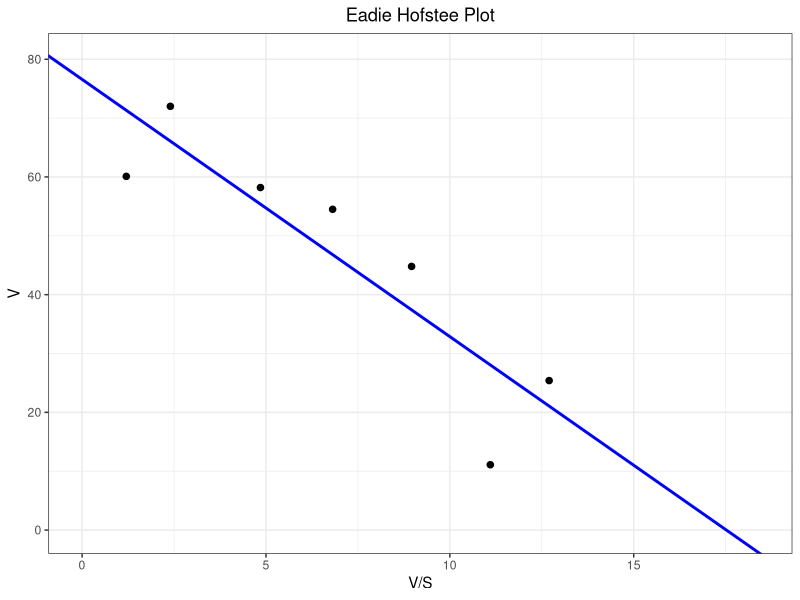

Reproduce this figure in R.
########## INITIALISING ##########

## libraries
library(ggplot2)

## Test data
S <- c(30,50,0,1,2,5,8,12)
V <- c(72.0,60.1,0,11.1,25.4,44.8,54.5,58.2)

## Read in to a data frame
ReadIn <- function(S, V){
  Inv.V <- 1/V # Lineweaver-Burk
  Inv.S <- 1/S
  V.div.S <- V/S # Eadie-Hofstee
  S.div.V <- S/V # Hanes-Woolf
  enz.data <- data.frame(S, V, Inv.V, Inv.S, V.div.S, S.div.V) # read into df
  enz.data <- enz.data[order(S),]
  names(enz.data)[3] <- "1/V"
  names(enz.data)[4] <- "1/S"
  names(enz.data)[5] <- "V/S"
  names(enz.data)[6] <- "S/V"
  return(enz.data)
}
enz.data <- ReadIn(S, V)

########## FUNCTIONS ##########

## Km Vmax (Using Eadie Hofstee method)
Km.Vmax <- function(enz.data){
  EHmodel <- lm(enz.data[,2] ~ enz.data[,5])
  Vmax <- EHmodel$coefficients[[1]]
  Km <- EHmodel$coefficients[[1]]/(-EHmodel$coefficients[[1]]/EHmodel$coefficients[[2]])
  data <- c(Vmax, Km)
  return(data)
}
Km.Vmax(enz.data)


## Eadie Hofstee plot function
EadieHofstee <- function(enz.data){
  EHmodel <- lm(enz.data[,2] ~ enz.data[,5])
  EH.Y.intercept <- c(0, EHmodel$coefficients[[1]])
  EH.X.intercept <- c(-EHmodel$coefficients[[1]]/EHmodel$coefficients[[2]], 0)
  EH.equation <- paste("y = ", (signif(EHmodel$coefficients[[2]], 3)), "x + ", (signif(EHmodel$coefficients[[1]], 3)), collapse="", sep="")
  EHplot <-  ggplot(enz.data, aes(x= enz.data[,5], y= enz.data[,2])) + 
    geom_point(size=3, shape=20) +
    ggtitle("Eadie Hofstee Plot") +
    xlab(names(enz.data)[5]) +
    ylab(names(enz.data)[2]) +
    xlim(0, (EH.X.intercept[1]*1.05)) +
    ylim(0, (EH.Y.intercept[2]*1.05)) +
    theme_bw() +
    theme(plot.title = element_text(hjust=0.5)) +
    geom_abline(intercept = EHmodel$coefficients[[1]], slope = EHmodel$coefficients[[2]], color = "blue", size = 1)
  return(EHplot)
  return(EH.equation)
}

EadieHofstee(enz.data)

## EH formula
EH.formula <- function(enz.data){
  EHmodel <- lm(enz.data[,2] ~ enz.data[,5])
  EH.Y.intercept <- paste("y intercept = (", 0,", ", (signif(EHmodel$coefficients[[1]], 3)), ")", collapse="", sep="")
  EH.X.intercept <- paste("x intercept = (", signif(c(-EHmodel$coefficients[[1]]/EHmodel$coefficients[[2]]), 3), ", ", 0, ")", collapse="", sep="")
  EH.equation <- paste("y = ", (signif(EHmodel$coefficients[[2]], 3)), "x + ", (signif(EHmodel$coefficients[[1]], 3)), collapse="", sep="")
  EH.data <- c(EH.X.intercept, EH.Y.intercept, EH.X.intercept, EH.equation)
  return(EH.data)
}
EH.formula(enz.data)
